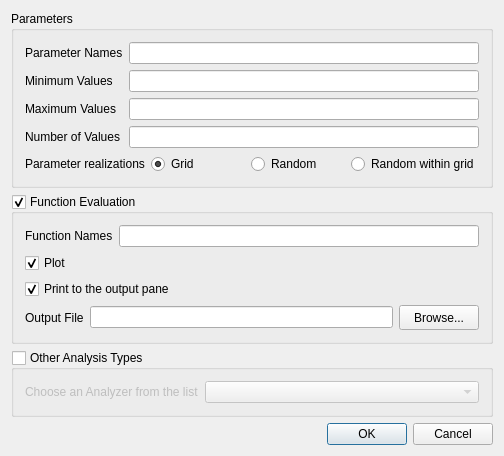
<?xml version="1.0" encoding="UTF-8"?>
<ui version="4.0">
 <class>RParametricAnalysisDialogUi</class>
 <widget class="QWidget" name="RParametricAnalysisDialogUi">
  <property name="geometry">
   <rect>
    <x>0</x>
    <y>0</y>
    <width>483</width>
    <height>406</height>
   </rect>
  </property>
  <property name="windowTitle">
   <string>Parametric Analysis</string>
  </property>
  <layout class="QVBoxLayout" name="verticalLayout_3">
   <item>
    <widget class="QGroupBox" name="parametersGroupBox">
     <property name="title">
      <string>Parameters</string>
     </property>
     <layout class="QGridLayout" name="gridLayout">
      <item row="0" column="0">
       <layout class="QVBoxLayout" name="verticalLayout">
        <item>
         <widget class="QLabel" name="parametersNameLabel">
          <property name="text">
           <string>Parameter Names</string>
          </property>
          <property name="buddy">
           <cstring>parametersLineEdit</cstring>
          </property>
         </widget>
        </item>
        <item>
         <widget class="QLabel" name="minValuesLabel">
          <property name="text">
           <string>Minimum Values</string>
          </property>
          <property name="buddy">
           <cstring>minLineEdit</cstring>
          </property>
         </widget>
        </item>
        <item>
         <widget class="QLabel" name="maxValuesLabel">
          <property name="text">
           <string>Maximum Values</string>
          </property>
          <property name="buddy">
           <cstring>maxLineEdit</cstring>
          </property>
         </widget>
        </item>
        <item>
         <widget class="QLabel" name="numValuesLabel">
          <property name="text">
           <string>Number of Values</string>
          </property>
          <property name="buddy">
           <cstring>countLineEdit</cstring>
          </property>
         </widget>
        </item>
       </layout>
      </item>
      <item row="0" column="1">
       <layout class="QVBoxLayout" name="verticalLayout_2">
        <item>
         <widget class="QLineEdit" name="parametersLineEdit">
          <property name="minimumSize">
           <size>
            <width>350</width>
            <height>0</height>
           </size>
          </property>
         </widget>
        </item>
        <item>
         <widget class="QLineEdit" name="minLineEdit">
          <property name="minimumSize">
           <size>
            <width>350</width>
            <height>0</height>
           </size>
          </property>
         </widget>
        </item>
        <item>
         <widget class="QLineEdit" name="maxLineEdit">
          <property name="minimumSize">
           <size>
            <width>350</width>
            <height>0</height>
           </size>
          </property>
         </widget>
        </item>
        <item>
         <widget class="QLineEdit" name="countLineEdit">
          <property name="minimumSize">
           <size>
            <width>350</width>
            <height>0</height>
           </size>
          </property>
         </widget>
        </item>
       </layout>
      </item>
      <item row="1" column="0" colspan="2">
       <layout class="QHBoxLayout" name="horizontalLayout_2">
        <item>
         <widget class="QLabel" name="parameterGenerationLabel">
          <property name="text">
           <string>Parameter realizations</string>
          </property>
         </widget>
        </item>
        <item>
         <widget class="QRadioButton" name="gridRadioButton">
          <property name="text">
           <string>Grid</string>
          </property>
          <property name="checked">
           <bool>true</bool>
          </property>
         </widget>
        </item>
        <item>
         <widget class="QRadioButton" name="randomRadioButton">
          <property name="text">
           <string>Random</string>
          </property>
         </widget>
        </item>
        <item>
         <widget class="QRadioButton" name="randomGridRadioButton">
          <property name="text">
           <string>Random within grid</string>
          </property>
         </widget>
        </item>
       </layout>
      </item>
     </layout>
    </widget>
   </item>
   <item>
    <widget class="QGroupBox" name="functionGroupBox">
     <property name="title">
      <string>Function Evaluation</string>
     </property>
     <property name="checkable">
      <bool>true</bool>
     </property>
     <layout class="QVBoxLayout" name="verticalLayout_4">
      <item>
       <layout class="QHBoxLayout" name="horizontalLayout_3">
        <item>
         <widget class="QLabel" name="label">
          <property name="text">
           <string>Function Names</string>
          </property>
          <property name="buddy">
           <cstring>functionsLineEdit</cstring>
          </property>
         </widget>
        </item>
        <item>
         <widget class="QLineEdit" name="functionsLineEdit"/>
        </item>
       </layout>
      </item>
      <item>
       <widget class="QCheckBox" name="plot2DCheckBox">
        <property name="text">
         <string>Plot</string>
        </property>
        <property name="checkable">
         <bool>true</bool>
        </property>
        <property name="checked">
         <bool>true</bool>
        </property>
       </widget>
      </item>
      <item>
       <widget class="QCheckBox" name="printCheckBox">
        <property name="text">
         <string>Print to the output pane</string>
        </property>
        <property name="checked">
         <bool>true</bool>
        </property>
       </widget>
      </item>
      <item>
       <layout class="QHBoxLayout" name="horizontalLayout_7">
        <item>
         <widget class="QLabel" name="outputFileLabel">
          <property name="text">
           <string>Output File</string>
          </property>
          <property name="buddy">
           <cstring>outputFileLineEdit</cstring>
          </property>
         </widget>
        </item>
        <item>
         <widget class="QLineEdit" name="outputFileLineEdit"/>
        </item>
        <item>
         <widget class="QPushButton" name="browseButton">
          <property name="minimumSize">
           <size>
            <width>25</width>
            <height>25</height>
           </size>
          </property>
          <property name="text">
           <string>Browse...</string>
          </property>
         </widget>
        </item>
       </layout>
      </item>
     </layout>
    </widget>
   </item>
   <item>
    <widget class="QGroupBox" name="analyzerGroupBox">
     <property name="title">
      <string>Other Analysis Types</string>
     </property>
     <property name="checkable">
      <bool>true</bool>
     </property>
     <property name="checked">
      <bool>false</bool>
     </property>
     <layout class="QHBoxLayout" name="horizontalLayout_8">
      <item>
       <widget class="QLabel" name="analyzerLabel">
        <property name="text">
         <string>Choose an Analyzer from the list</string>
        </property>
        <property name="buddy">
         <cstring>analyzerComboBox</cstring>
        </property>
       </widget>
      </item>
      <item>
       <widget class="QComboBox" name="analyzerComboBox">
        <property name="sizePolicy">
         <sizepolicy hsizetype="Expanding" vsizetype="Fixed">
          <horstretch>0</horstretch>
          <verstretch>0</verstretch>
         </sizepolicy>
        </property>
        <property name="minimumSize">
         <size>
          <width>200</width>
          <height>0</height>
         </size>
        </property>
        <property name="sizeAdjustPolicy">
         <enum>QComboBox::AdjustToContentsOnFirstShow</enum>
        </property>
       </widget>
      </item>
     </layout>
    </widget>
   </item>
   <item>
    <layout class="QHBoxLayout" name="horizontalLayout">
     <item>
      <spacer name="horizontalSpacer">
       <property name="orientation">
        <enum>Qt::Horizontal</enum>
       </property>
       <property name="sizeHint" stdset="0">
        <size>
         <width>40</width>
         <height>20</height>
        </size>
       </property>
      </spacer>
     </item>
     <item>
      <widget class="QPushButton" name="okButton">
       <property name="text">
        <string>OK</string>
       </property>
       <property name="default">
        <bool>true</bool>
       </property>
      </widget>
     </item>
     <item>
      <widget class="QPushButton" name="cancelButton">
       <property name="text">
        <string>Cancel</string>
       </property>
      </widget>
     </item>
    </layout>
   </item>
  </layout>
 </widget>
 <layoutdefault spacing="6" margin="11"/>
 <tabstops>
  <tabstop>parametersLineEdit</tabstop>
  <tabstop>minLineEdit</tabstop>
  <tabstop>maxLineEdit</tabstop>
  <tabstop>countLineEdit</tabstop>
  <tabstop>gridRadioButton</tabstop>
  <tabstop>randomRadioButton</tabstop>
  <tabstop>randomGridRadioButton</tabstop>
  <tabstop>functionGroupBox</tabstop>
  <tabstop>functionsLineEdit</tabstop>
  <tabstop>plot2DCheckBox</tabstop>
  <tabstop>printCheckBox</tabstop>
  <tabstop>outputFileLineEdit</tabstop>
  <tabstop>browseButton</tabstop>
  <tabstop>analyzerGroupBox</tabstop>
  <tabstop>analyzerComboBox</tabstop>
  <tabstop>okButton</tabstop>
  <tabstop>cancelButton</tabstop>
 </tabstops>
 <resources/>
 <connections/>
</ui>
